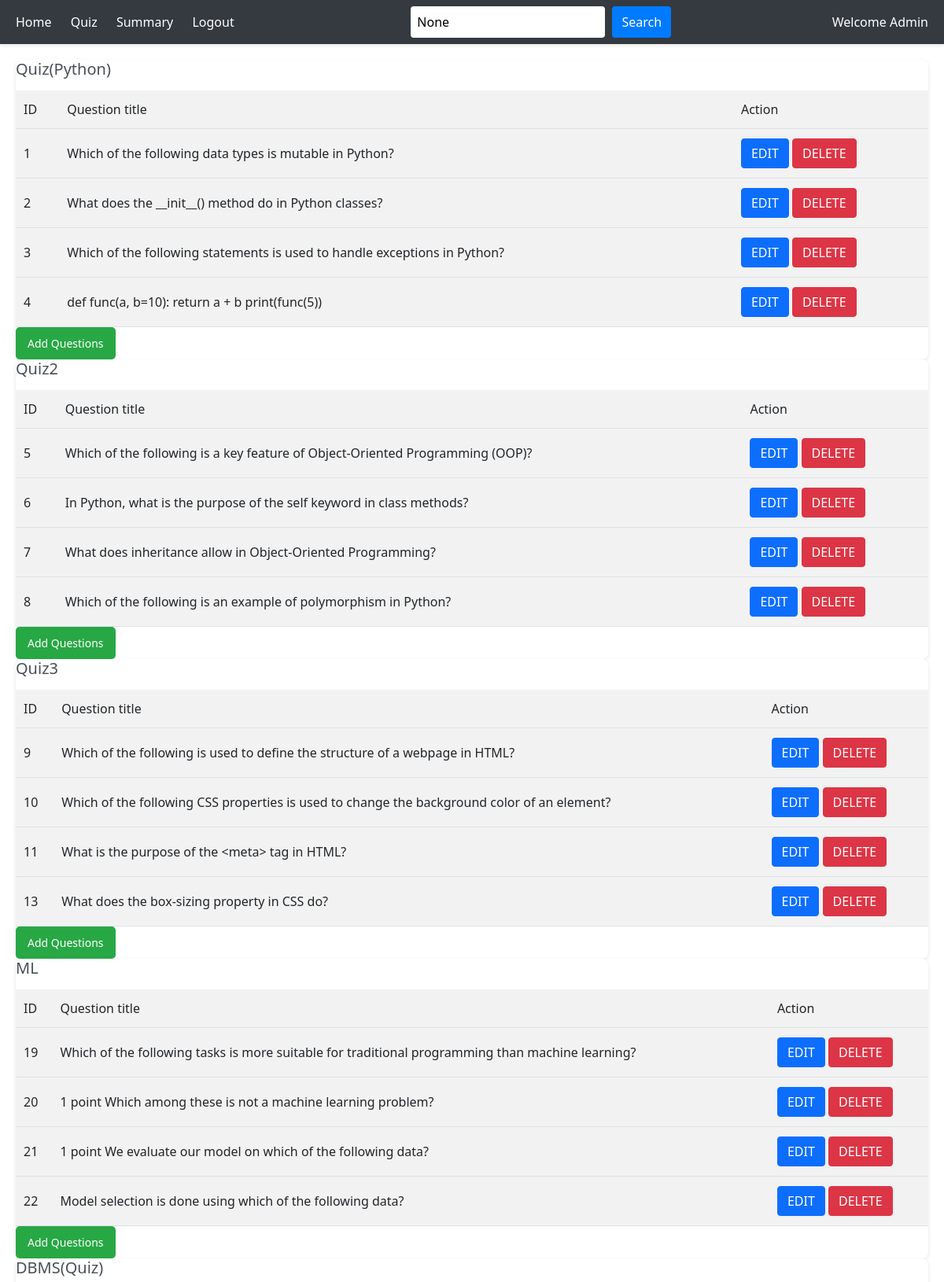
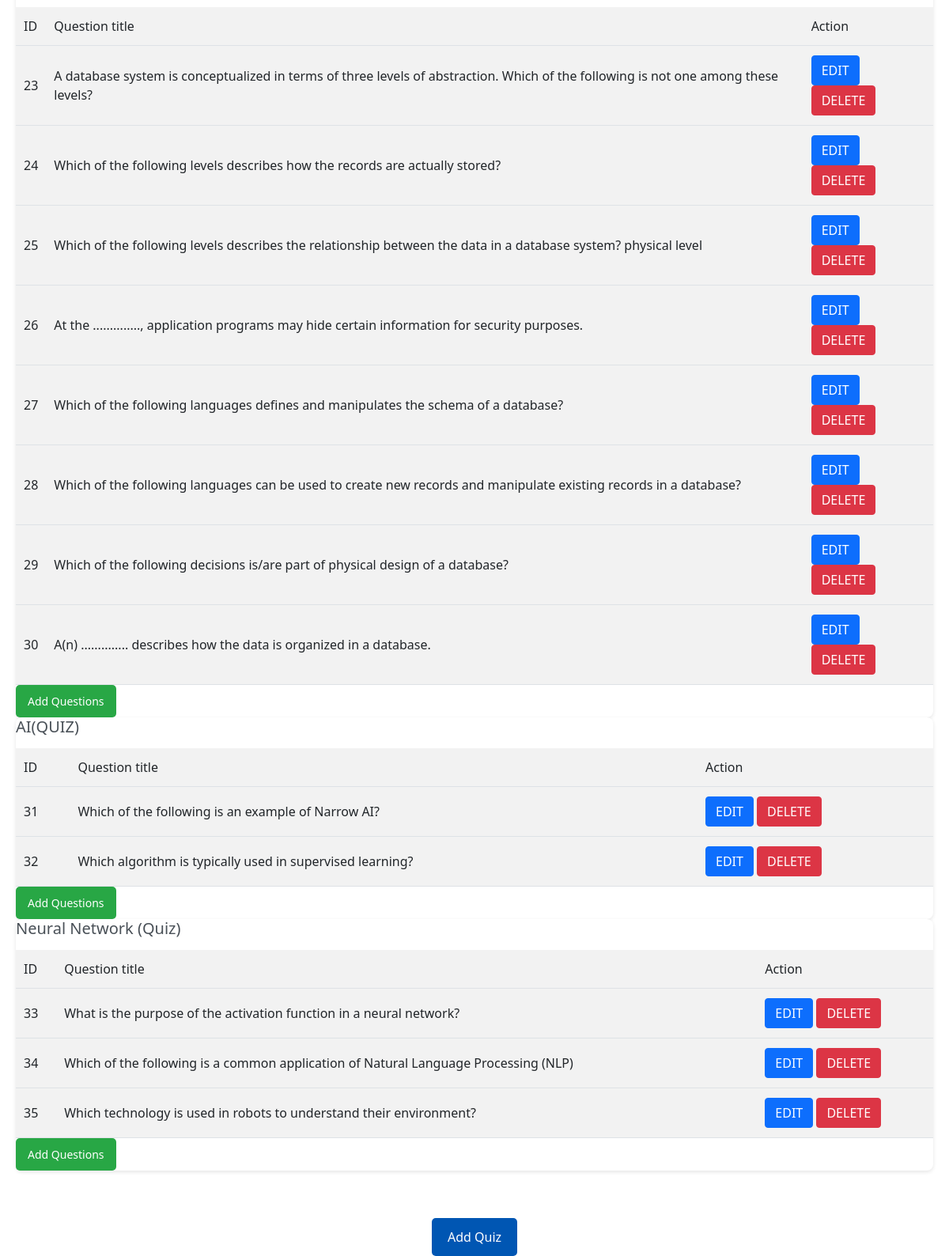
/quiz_management (signed in), run on the app's committed database (2 pictures, top to bottom).
### application/models.py (models this page shows)
class Quiz(db.Model):
    id = db.Column(db.Integer, primary_key=True)
    chapter_id = db.Column(db.Integer, db.ForeignKey('chapter.id'), nullable=False)
    date_of_quiz = db.Column(db.Date)
    time_duration = db.Column(db.Time)
    is_active = db.Column(db.Boolean, default=True)
    title = db.Column(db.String())
    questions = db.relationship('Question', backref='quiz', lazy=True, cascade="all, delete-orphan")
    scores = db.relationship('Score', backref='quiz', lazy=True, cascade="all, delete-orphan")

class Question(db.Model):
    id = db.Column(db.Integer, primary_key=True)
    quiz_id = db.Column(db.Integer, db.ForeignKey('quiz.id'), nullable=False)
    question_title = db.Column(db.String(), nullable=False)
    option1 = db.Column(db.String(), nullable=False)
    option2 = db.Column(db.String(), nullable=False)
    option3 = db.Column(db.String(), nullable=False)
    option4 = db.Column(db.String(), nullable=False)
    correct_option = db.Column(db.Integer, nullable=False)

### application/controllers.py (the view)
@app.route("/quiz_management", methods=["GET", "POST"])
def quiz_management():
    if ("user_id" not in session or User.query.get(session["user_id"]).is_admin != "admin"):
        return redirect(url_for("login"))
    search_query = request.args.get("search_query")
    quizzes = (
        Quiz.query.filter(Quiz.title.ilike(f"%{search_query}%"))
        if search_query
        else Quiz.query.all()
    )
    for quiz in quizzes:
        quiz.questions = Question.query.filter_by(quiz_id=quiz.id).all()
    return render_template("quiz_management.html", quizzes=quizzes, search_query=search_query)

### templates/quiz_management.html (shortened to what this page needs)
<!DOCTYPE html>
<html lang="en">
<head>
    <link rel="stylesheet" href="{{url_for('static', filename='admin_quizm.css')}}">
    <link href="https://cdn.jsdelivr.net/npm/bootstrap@5.0.2/dist/css/bootstrap.min.css" rel="stylesheet"
>
</head>
</head>
<body>
    <div id="main">
        <div class="navbar">
            <div>
                <a href="{{url_for('admin_dashboard')}}">Home</a>
                <a href="#">Quiz</a>
                <a href="{{url_for('admin_summary')}}">Summary</a>
                <a href="{{ url_for('logout') }}">Logout</a>
            </div>
            <div class="search">
                <form action="{{ url_for('quiz_management') }}" method="GET">
                    <input type="text" name="search_query" placeholder="search" value="{{ search_query }}">
                    <button type="submit">Search</button>
                </form>
            </div>
            <div>Welcome Admin</div>
        </div>
        <div class="dashboard">
            <div class="subject-container">
                {% for quiz in quizzes %}
                <div class="subject-card">
                    <h3>{{quiz.title}} </h3>
                    <table class="chapter-table">
                        <thead>
                            <tr>
                                <th>ID</th>
                                <th>Question title </th>
                                <th>Action</th>
                            </tr>
                        </thead>
                        <tbody>
                            {% for question in quiz.questions %}
                            <tr>
                                <th>{{question.id}}</th>
                                <th>{{ question.question_title}}</th>
                                <th>
                                    <a href="{{url_for('edit_question', question_id = question.id)}}" class="btn-btn-primary"><button type="submit" class="btn btn-primary">Edit</button></a>
                                    <a href="{{url_for('delete_question', question_id = question.id)}}" class="btn-btn-primary"><button type="submit" class="btn btn-danger">Delete</button></a>
                                </th>
                            </tr>
                            {% endfor %}
                        </tbody>
                    </table>
                    <div class = "add-question-container">
                        <a href="{{url_for('new_question', quiz_id= quiz.id)}}"><button class="add-chapter">Add Questions</button></a>
                    </div>
                </div>
                {% endfor %}
            </div>
        </div>
    </div>
    <div class= "all-quizzes">
        <a href="{{url_for('new_quiz')}}"><button class="btn-add-quiz"> Add Quiz </button></a>
    </div>
</body>
</html>

### static/admin_quizm.css (style rules this page uses)
* { margin:0px; padding:0px; box-sizing: border-box; }
body { font-family: Arial,sans-serif; margin:0px; padding:0px; background-color: #f4f6f9; color: #333; }
#main { display:flex; flex-direction : column; min-height: 100vh; }
.navbar { background-color:#343a40; color:white; padding:15px 20px; display:flex; justify-content: space-between; align-items:center; box-shadow: 0 2px 4px rgba(0,0,0,0.1); }
.navbar a { color: #fff; text-decoration:None; margin-right:20px; font-weight: 500; transition: color 0.3s ease; }
.navbar .search { display:flex; align-items:center; }
.navbar input[type="text"] { padding:8px; border:none; border-radius:4px; margin-right: 5px; }
.navbar button { background-color: #007bff; color:white; border:none; padding: 8px 12px; border-radius: 4px; cursor: pointer; transition: background-color 0.3s ease; }
.dashboard { padding:20px; flex-wrap: wrap; justify-content: flex-start; gap:20px; }
.subject-container { flex: 1 1 300px; margin-bottom: 20px; }
.subject-card { background-color: #fff; border:1ps solid #ddd; border-radius:8px; box-shadow: 0 2px 5px rgba(0,0,0,0.1); transition: transform 0.3s ease; height: 100%; display:flex; flex-direction:column; }
.subject-card h3 { font-size: 20px; margin-bottom: 15px; color: #495057; }
.chapter-table th, .chapter-table td { border-bottom: 1px solid #dee2e6; padding: 12px 10px; text-align: left; }
.chapter-table th { background-color: #f2f2f2; font-weight: 500; }
.btn { padding:8px 12px; border: none; border-radius: 4px; cursor:pointer; text-transform: uppercase; font-size: 12px; font-weight: 500; transition: background-color 0.3s ease; text-decoration:none; display:inline-block; }
.btn-primary { background-color: #007bff; color: white; }
.btn-danger { background-color: #6c757d; color: white; }
.add-chapter { background-color: #28a745; color: white; border: none; padding: 10px 15px;; border-radius: 5px; cursor: pointer; font-size: 14px; transition: background-color 0.3s ease; margin-top:auto; }
.all-quizzes { text-align:center; margin-top: 20px; }
.btn-add-quiz { background-color: #007bff; color:white; border:none; padding: 12px 20px; border-radius: 5px; cursor: pointer; font-size: 16px; transition: background-color 0.3s ease; text-decoration:none; display: inline-block; }
.btn-add-quiz { background-color:#0056b3; }

### data on the page
Quiz: title "Quiz(Python)"
Question: id "1", question_title "Which of the following data types is mutable in Python?"
Question: id "2", question_title "What does the __init__() method do in Python classes?"
Question: id "3", question_title "Which of the following statements is used to handle exceptions in Python?"
Question: id "4", question_title "def func(a, b=10): return a + b print(func(5))"
Quiz: title "Quiz2"
Question: id "5", question_title "Which of the following is a key feature of Object-Oriented Programming (OOP)?"
Question: id "6", question_title "In Python, what is the purpose of the self keyword in class methods?"
Question: id "7", question_title "What does inheritance allow in Object-Oriented Programming?"
Question: id "8", question_title "Which of the following is an example of polymorphism in Python?"
Quiz: title "Quiz3"
Question: id "9", question_title "Which of the following is used to define the structure of a webpage in HTML?"
Question: id "10", question_title "Which of the following CSS properties is used to change the background color of an element?"
Question: id "11", question_title "What is the purpose of the <meta> tag in HTML?"
Question: id "13", question_title "What does the box-sizing property in CSS do?"
Quiz: title "ML"
Question: id "19", question_title "Which of the following tasks is more suitable for traditional programming than machine learning?"
Question: id "20", question_title "1 point Which among these is not a machine learning problem?"
Question: id "21", question_title "1 point We evaluate our model on which of the following data?"
Question: id "22", question_title "Model selection is done using which of the following data?"
Quiz: title "DBMS(Quiz)"
Question: id "23", question_title "A database system is conceptualized in terms of three levels of abstraction. Which of the following is not one among these levels?"
Question: id "24", question_title "Which of the following levels describes how the records are actually stored?"
Question: id "25", question_title "Which of the following levels describes the relationship between the data in a database system? physical level"
Question: id "26", question_title "At the .............., application programs may hide certain information for security purposes."
Question: id "27", question_title "Which of the following languages defines and manipulates the schema of a database?"
Question: id "28", question_title "Which of the following languages can be used to create new records and manipulate existing records in a database?"
Question: id "29", question_title "Which of the following decisions is/are part of physical design of a database?"
Question: id "30", question_title "A(n) .............. describes how the data is organized in a database."
Quiz: title "AI(QUIZ)"
Question: id "31", question_title "Which of the following is an example of Narrow AI?"
Question: id "32", question_title "Which algorithm is typically used in supervised learning?"
Quiz: title "Neural Network (Quiz)"
Question: id "33", question_title "What is the purpose of the activation function in a neural network?"
Question: id "34", question_title "Which of the following is a common application of Natural Language Processing (NLP)"
Question: id "35", question_title "Which technology is used in robots to understand their environment?"
